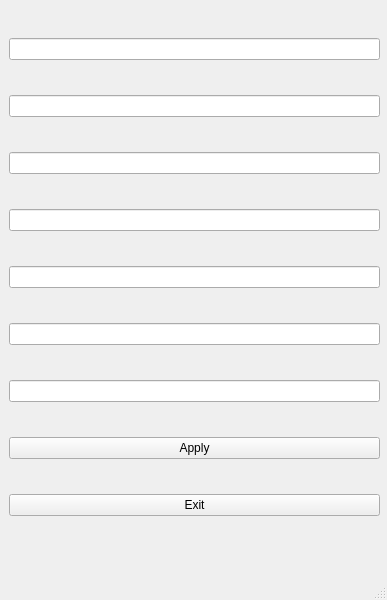
<?xml version="1.0" encoding="UTF-8"?>
<ui version="4.0">
 <class>MainWindow</class>
 <widget class="QMainWindow" name="MainWindow">
  <property name="geometry">
   <rect>
    <x>0</x>
    <y>0</y>
    <width>387</width>
    <height>600</height>
   </rect>
  </property>
  <property name="windowTitle">
   <string>MainWindow</string>
  </property>
  <widget class="QWidget" name="centralwidget">
   <widget class="QWidget" name="verticalLayoutWidget">
    <property name="geometry">
     <rect>
      <x>9</x>
      <y>9</y>
      <width>371</width>
      <height>541</height>
     </rect>
    </property>
    <layout class="QVBoxLayout" name="verticalLayout">
     <item>
      <widget class="QLineEdit" name="idEdit"/>
     </item>
     <item>
      <widget class="QLineEdit" name="nameEdit"/>
     </item>
     <item>
      <widget class="QLineEdit" name="degreeEdit"/>
     </item>
     <item>
      <widget class="QLineEdit" name="typeEdit"/>
     </item>
     <item>
      <widget class="QLineEdit" name="descriptionEdit"/>
     </item>
     <item>
      <widget class="QLineEdit" name="priceEdit"/>
     </item>
     <item>
      <widget class="QLineEdit" name="volumeEdit"/>
     </item>
     <item>
      <widget class="QPushButton" name="applyButton">
       <property name="text">
        <string>Apply</string>
       </property>
      </widget>
     </item>
     <item>
      <widget class="QPushButton" name="exitButton">
       <property name="text">
        <string>Exit</string>
       </property>
      </widget>
     </item>
    </layout>
   </widget>
  </widget>
  <widget class="QMenuBar" name="menubar">
   <property name="geometry">
    <rect>
     <x>0</x>
     <y>0</y>
     <width>387</width>
     <height>21</height>
    </rect>
   </property>
  </widget>
  <widget class="QStatusBar" name="statusbar"/>
 </widget>
 <resources/>
 <connections/>
</ui>
